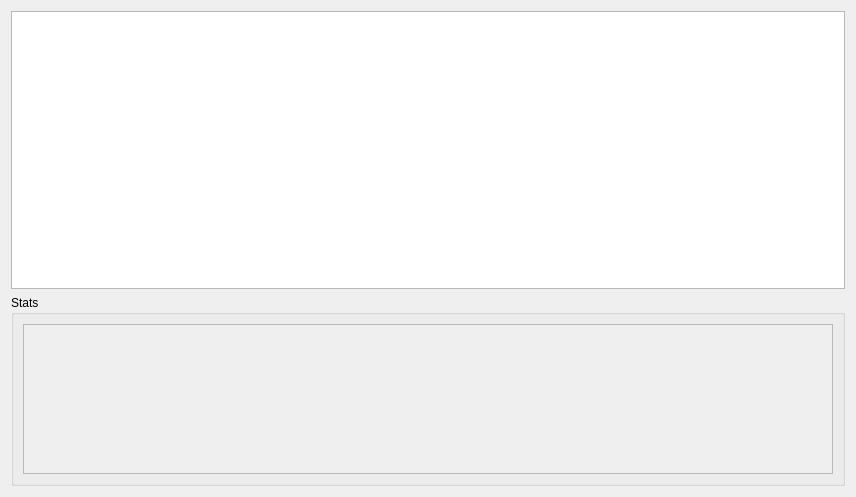
<?xml version="1.0" encoding="UTF-8"?>
<ui version="4.0">
 <class>Dialog</class>
 <widget class="QDialog" name="Dialog">
  <property name="geometry">
   <rect>
    <x>0</x>
    <y>0</y>
    <width>856</width>
    <height>497</height>
   </rect>
  </property>
  <property name="windowTitle">
   <string>Stage Status</string>
  </property>
  <layout class="QVBoxLayout" name="verticalLayout">
   <item>
    <widget class="QTreeView" name="TREE_stages"/>
   </item>
   <item>
    <widget class="QGroupBox" name="groupBox">
     <property name="title">
      <string>Stats</string>
     </property>
     <layout class="QVBoxLayout" name="verticalLayout_2">
      <item>
       <widget class="QScrollArea" name="scrollArea">
        <property name="sizePolicy">
         <sizepolicy hsizetype="Expanding" vsizetype="Fixed">
          <horstretch>0</horstretch>
          <verstretch>0</verstretch>
         </sizepolicy>
        </property>
        <property name="minimumSize">
         <size>
          <width>0</width>
          <height>150</height>
         </size>
        </property>
        <property name="maximumSize">
         <size>
          <width>16777215</width>
          <height>150</height>
         </size>
        </property>
        <property name="widgetResizable">
         <bool>true</bool>
        </property>
        <widget class="QWidget" name="WIDG_stats">
         <property name="geometry">
          <rect>
           <x>0</x>
           <y>0</y>
           <width>800</width>
           <height>148</height>
          </rect>
         </property>
         <layout class="QFormLayout" name="formLayout">
          <property name="fieldGrowthPolicy">
           <enum>QFormLayout::AllNonFixedFieldsGrow</enum>
          </property>
          <property name="labelAlignment">
           <set>Qt::AlignLeading|Qt::AlignLeft|Qt::AlignVCenter</set>
          </property>
         </layout>
        </widget>
       </widget>
      </item>
     </layout>
    </widget>
   </item>
  </layout>
 </widget>
 <resources/>
 <connections/>
</ui>
